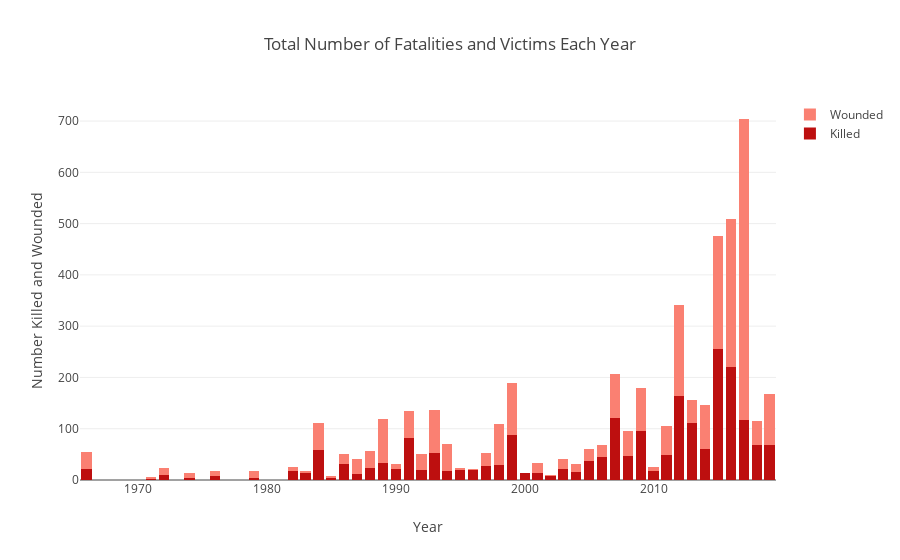

Here is the notebook cell this chart was saved with:
### Code cell
# create trace0 to store valuse for the first plot
trace0 = go.Bar(x= year_fatal_vict.index,
                y = year_fatal_vict['Total Number of Fatalities'], 
                name= 'Killed',
                marker = {'color': '#bd0f0f'})

# create trace1 to store valuse for the second plot
trace1 = go.Bar(x= year_fatal_vict.index,
                y = year_fatal_vict['Number of Victims Injured'], 
                name = 'Wounded',
                marker = {'color': 'salmon'})
# combine two plots and store it in a list variable
victim_data = [trace0,trace1]

# define the layout for the graph
layout = {'title': 'Total Number of Fatalities and Victims Each Year',
          'xaxis':{'title':'Year'},
          'yaxis':{'title':'Number Killed and Wounded'},
          'barmode':'stack'}

# pass in the variable to plot two graphs into one using the created layout 
iplot({'data':victim_data, 'layout':layout})

### Figure 1 — Plotly figure (JSON) as saved in the notebook; plotly's stock layout.template omitted (floating-point values rounded to 4 significant figures)
{"data": [{"marker": {"color": "#bd0f0f"}, "name": "Killed", "type": "bar", "x": [1966, 1971, 1972, 1974, 1976, 1979, 1982, 1983, 1984, 1985, 1986, 1987, 1988, 1989, 1990, 1991, 1992, 1993, 1994, 1995, 1996, 1997, 1998, 1999, 2000, 2001, 2002, 2003, 2004, 2005, 2006, 2007, 2008, 2009, 2010, 2011, 2012, 2013, 2014, 2015, 2016, 2017, 2018, 2019], "y": [22, 2, 10, 4, 8, 4, 18, 14, 59, 3, 32, 12, 24, 34, 22, 82, 20, 52, 17, 20, 19, 27, 29, 87, 14, 13, 7, 22, 16, 38, 45, 120, 46, 96, 18, 48, 164, 111, 61, 255, 220, 117, 68, 69]}, {"marker": {"color": "salmon"}, "name": "Wounded", "type": "bar", "x": [1966, 1971, 1972, 1974, 1976, 1979, 1982, 1983, 1984, 1985, 1986, 1987, 1988, 1989, 1990, 1991, 1992, 1993, 1994, 1995, 1996, 1997, 1998, 1999, 2000, 2001, 2002, 2003, 2004, 2005, 2006, 2007, 2008, 2009, 2010, 2011, 2012, 2013, 2014, 2015, 2016, 2017, 2018, 2019], "y": [33, 4, 13, 10, 9, 14, 8, 4, 52, 4, 19, 28, 32, 84, 10, 52, 30, 84, 54, 4, 2, 26, 80, 103, 0, 21, 3, 18, 16, 22, 23, 87, 50, 83, 7, 58, 178, 45, 86, 220, 289, 587, 48, 98]}], "layout": {"barmode": "stack", "title": "Total Number of Fatalities and Victims Each Year", "xaxis": {"title": "Year"}, "yaxis": {"title": "Number Killed and Wounded"}}}
